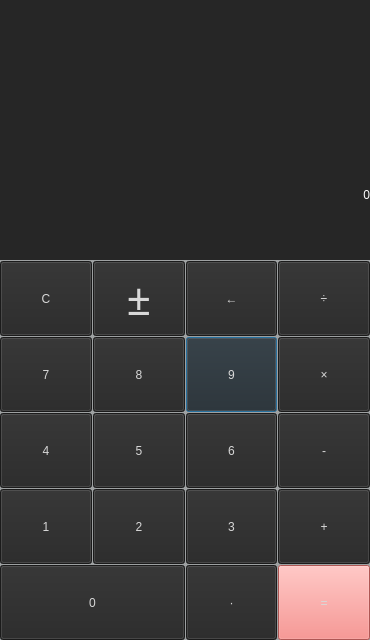
<?xml version="1.0" encoding="UTF-8"?>
<ui version="4.0">
 <class>CalculatorClass</class>
 <widget class="QDialog" name="CalculatorClass">
  <property name="enabled">
   <bool>true</bool>
  </property>
  <property name="geometry">
   <rect>
    <x>0</x>
    <y>0</y>
    <width>370</width>
    <height>640</height>
   </rect>
  </property>
  <property name="minimumSize">
   <size>
    <width>370</width>
    <height>640</height>
   </size>
  </property>
  <property name="maximumSize">
   <size>
    <width>740</width>
    <height>1280</height>
   </size>
  </property>
  <property name="windowTitle">
   <string>计算器</string>
  </property>
  <property name="toolTipDuration">
   <number>0</number>
  </property>
  <property name="styleSheet">
   <string notr="true">background-color: rgb(158, 161, 162);</string>
  </property>
  <layout class="QVBoxLayout" name="verticalLayout" stretch="130,130,380">
   <property name="spacing">
    <number>0</number>
   </property>
   <property name="leftMargin">
    <number>0</number>
   </property>
   <property name="topMargin">
    <number>0</number>
   </property>
   <property name="rightMargin">
    <number>0</number>
   </property>
   <property name="bottomMargin">
    <number>0</number>
   </property>
   <item>
    <layout class="QHBoxLayout" name="horizontalLayout" stretch="1,20">
     <property name="spacing">
      <number>0</number>
     </property>
     <item>
      <widget class="QLabel" name="label">
       <property name="sizePolicy">
        <sizepolicy hsizetype="Ignored" vsizetype="Ignored">
         <horstretch>0</horstretch>
         <verstretch>0</verstretch>
        </sizepolicy>
       </property>
       <property name="styleSheet">
        <string notr="true">background-color: rgb(38, 38, 38);
font: 18pt &quot;Agency FB&quot;;
color: rgb(216, 216, 216);</string>
       </property>
       <property name="text">
        <string/>
       </property>
      </widget>
     </item>
     <item>
      <widget class="QLabel" name="input">
       <property name="styleSheet">
        <string notr="true">background-color: rgb(38, 38, 38);
font: 18pt &quot;Agency FB&quot;;
color: rgb(158, 161, 162);</string>
       </property>
       <property name="text">
        <string/>
       </property>
       <property name="alignment">
        <set>Qt::AlignLeading|Qt::AlignLeft|Qt::AlignVCenter</set>
       </property>
      </widget>
     </item>
    </layout>
   </item>
   <item>
    <widget class="QLabel" name="output">
     <property name="styleSheet">
      <string notr="true">font: 48pt &quot;Agency FB&quot;;
background-color: rgb(38, 38, 38);
color: rgb(252, 252, 252);</string>
     </property>
     <property name="text">
      <string>0</string>
     </property>
     <property name="alignment">
      <set>Qt::AlignRight|Qt::AlignTrailing|Qt::AlignVCenter</set>
     </property>
    </widget>
   </item>
   <item>
    <layout class="QGridLayout" name="gridLayout">
     <property name="sizeConstraint">
      <enum>QLayout::SetNoConstraint</enum>
     </property>
     <property name="leftMargin">
      <number>0</number>
     </property>
     <property name="topMargin">
      <number>1</number>
     </property>
     <property name="rightMargin">
      <number>0</number>
     </property>
     <property name="bottomMargin">
      <number>0</number>
     </property>
     <property name="spacing">
      <number>1</number>
     </property>
     <item row="1" column="2">
      <widget class="QPushButton" name="btn_9">
       <property name="sizePolicy">
        <sizepolicy hsizetype="Ignored" vsizetype="Ignored">
         <horstretch>0</horstretch>
         <verstretch>0</verstretch>
        </sizepolicy>
       </property>
       <property name="styleSheet">
        <string notr="true">QPushButton{
	background-color: rgb(38, 38, 38);
	font: 22pt &quot;Agency FB&quot;;
	color: rgb(216, 216, 216);
}
QPushButton:hover{background-color: rgb(58, 58, 58);}
QPushButton:pressed{background-color: rgb(28, 28, 28);}</string>
       </property>
       <property name="text">
        <string>9</string>
       </property>
      </widget>
     </item>
     <item row="3" column="1">
      <widget class="QPushButton" name="btn_2">
       <property name="sizePolicy">
        <sizepolicy hsizetype="Ignored" vsizetype="Ignored">
         <horstretch>0</horstretch>
         <verstretch>0</verstretch>
        </sizepolicy>
       </property>
       <property name="styleSheet">
        <string notr="true">QPushButton{
	background-color: rgb(38, 38, 38);
	font: 22pt &quot;Agency FB&quot;;
	color: rgb(216, 216, 216);
}
QPushButton:hover{background-color: rgb(58, 58, 58);}
QPushButton:pressed{background-color: rgb(28, 28, 28);}</string>
       </property>
       <property name="text">
        <string>2</string>
       </property>
      </widget>
     </item>
     <item row="5" column="0" colspan="2">
      <widget class="QPushButton" name="btn_0">
       <property name="sizePolicy">
        <sizepolicy hsizetype="Ignored" vsizetype="Ignored">
         <horstretch>0</horstretch>
         <verstretch>0</verstretch>
        </sizepolicy>
       </property>
       <property name="styleSheet">
        <string notr="true">QPushButton{
	background-color: rgb(38, 38, 38);
	font: 22pt &quot;Agency FB&quot;;
	color: rgb(216, 216, 216);
}
QPushButton:hover{background-color: rgb(58, 58, 58);}
QPushButton:pressed{background-color: rgb(28, 28, 28);}
</string>
       </property>
       <property name="text">
        <string>0</string>
       </property>
      </widget>
     </item>
     <item row="5" column="2">
      <widget class="QPushButton" name="btn_dot">
       <property name="sizePolicy">
        <sizepolicy hsizetype="Ignored" vsizetype="Ignored">
         <horstretch>0</horstretch>
         <verstretch>0</verstretch>
        </sizepolicy>
       </property>
       <property name="styleSheet">
        <string notr="true">QPushButton{
	background-color: rgb(38, 38, 38);
	font: 22pt &quot;Agency FB&quot;;
	color: rgb(216, 216, 216);
}
QPushButton:hover{background-color: rgb(58, 58, 58);}
QPushButton:pressed{background-color: rgb(28, 28, 28);}
</string>
       </property>
       <property name="text">
        <string>·</string>
       </property>
      </widget>
     </item>
     <item row="5" column="4">
      <widget class="QPushButton" name="btn_equal">
       <property name="sizePolicy">
        <sizepolicy hsizetype="Ignored" vsizetype="Ignored">
         <horstretch>0</horstretch>
         <verstretch>0</verstretch>
        </sizepolicy>
       </property>
       <property name="styleSheet">
        <string notr="true">QPushButton{
	background-color: rgb(245, 122, 117);
	font: 32pt &quot;Agency FB&quot;;
	color: rgb(216, 216, 216);
}
QPushButton:hover{background-color: rgb(255, 138, 132);}
QPushButton:pressed{background-color: rgb(235, 112, 107);}</string>
       </property>
       <property name="text">
        <string>=</string>
       </property>
      </widget>
     </item>
     <item row="2" column="2">
      <widget class="QPushButton" name="btn_6">
       <property name="sizePolicy">
        <sizepolicy hsizetype="Ignored" vsizetype="Ignored">
         <horstretch>0</horstretch>
         <verstretch>0</verstretch>
        </sizepolicy>
       </property>
       <property name="styleSheet">
        <string notr="true">QPushButton{
	background-color: rgb(38, 38, 38);
	font: 22pt &quot;Agency FB&quot;;
	color: rgb(216, 216, 216);
}
QPushButton:hover{background-color: rgb(58, 58, 58);}
QPushButton:pressed{background-color: rgb(28, 28, 28);}</string>
       </property>
       <property name="text">
        <string>6</string>
       </property>
      </widget>
     </item>
     <item row="0" column="1">
      <widget class="QPushButton" name="btn_sign">
       <property name="sizePolicy">
        <sizepolicy hsizetype="Ignored" vsizetype="Ignored">
         <horstretch>0</horstretch>
         <verstretch>0</verstretch>
        </sizepolicy>
       </property>
       <property name="font">
        <font>
         <family>Agency FB</family>
         <pointsize>32</pointsize>
         <weight>50</weight>
         <italic>false</italic>
         <bold>false</bold>
        </font>
       </property>
       <property name="styleSheet">
        <string notr="true">QPushButton{
	background-color: rgb(38, 38, 38);
	font: 32pt &quot;Agency FB&quot;;
	color: rgb(216, 216, 216);
}
QPushButton:hover{background-color: rgb(58, 58, 58);}
QPushButton:pressed{background-color: rgb(28, 28, 28);}
</string>
       </property>
       <property name="text">
        <string>±</string>
       </property>
      </widget>
     </item>
     <item row="1" column="0">
      <widget class="QPushButton" name="btn_7">
       <property name="sizePolicy">
        <sizepolicy hsizetype="Ignored" vsizetype="Ignored">
         <horstretch>0</horstretch>
         <verstretch>0</verstretch>
        </sizepolicy>
       </property>
       <property name="styleSheet">
        <string notr="true">QPushButton{
	background-color: rgb(38, 38, 38);
	font: 22pt &quot;Agency FB&quot;;
	color: rgb(216, 216, 216);
}
QPushButton:hover{background-color: rgb(58, 58, 58);}
QPushButton:pressed{background-color: rgb(28, 28, 28);}</string>
       </property>
       <property name="text">
        <string>7</string>
       </property>
      </widget>
     </item>
     <item row="3" column="2">
      <widget class="QPushButton" name="btn_3">
       <property name="sizePolicy">
        <sizepolicy hsizetype="Ignored" vsizetype="Ignored">
         <horstretch>0</horstretch>
         <verstretch>0</verstretch>
        </sizepolicy>
       </property>
       <property name="styleSheet">
        <string notr="true">QPushButton{
	background-color: rgb(38, 38, 38);
	font: 22pt &quot;Agency FB&quot;;
	color: rgb(216, 216, 216);
}
QPushButton:hover{background-color: rgb(58, 58, 58);}
QPushButton:pressed{background-color: rgb(28, 28, 28);}</string>
       </property>
       <property name="text">
        <string>3</string>
       </property>
      </widget>
     </item>
     <item row="0" column="2">
      <widget class="QPushButton" name="btn_del">
       <property name="sizePolicy">
        <sizepolicy hsizetype="Ignored" vsizetype="Ignored">
         <horstretch>0</horstretch>
         <verstretch>0</verstretch>
        </sizepolicy>
       </property>
       <property name="styleSheet">
        <string notr="true">QPushButton{
	background-color: rgb(38, 38, 38);
	font: 24pt &quot;Agency FB&quot;;
	color: rgb(216, 216, 216);
}
QPushButton:hover{background-color: rgb(58, 58, 58);}
QPushButton:pressed{background-color: rgb(28, 28, 28);}
</string>
       </property>
       <property name="text">
        <string>←</string>
       </property>
      </widget>
     </item>
     <item row="2" column="0">
      <widget class="QPushButton" name="btn_4">
       <property name="sizePolicy">
        <sizepolicy hsizetype="Ignored" vsizetype="Ignored">
         <horstretch>0</horstretch>
         <verstretch>0</verstretch>
        </sizepolicy>
       </property>
       <property name="styleSheet">
        <string notr="true">QPushButton{
	background-color: rgb(38, 38, 38);
	font: 22pt &quot;Agency FB&quot;;
	color: rgb(216, 216, 216);
}
QPushButton:hover{background-color: rgb(58, 58, 58);}
QPushButton:pressed{background-color: rgb(28, 28, 28);}</string>
       </property>
       <property name="text">
        <string>4</string>
       </property>
      </widget>
     </item>
     <item row="2" column="1">
      <widget class="QPushButton" name="btn_5">
       <property name="sizePolicy">
        <sizepolicy hsizetype="Ignored" vsizetype="Ignored">
         <horstretch>0</horstretch>
         <verstretch>0</verstretch>
        </sizepolicy>
       </property>
       <property name="styleSheet">
        <string notr="true">QPushButton{
	background-color: rgb(38, 38, 38);
	font: 22pt &quot;Agency FB&quot;;
	color: rgb(216, 216, 216);
}
QPushButton:hover{background-color: rgb(58, 58, 58);}
QPushButton:pressed{background-color: rgb(28, 28, 28);}</string>
       </property>
       <property name="text">
        <string>5</string>
       </property>
      </widget>
     </item>
     <item row="3" column="0">
      <widget class="QPushButton" name="btn_1">
       <property name="sizePolicy">
        <sizepolicy hsizetype="Ignored" vsizetype="Ignored">
         <horstretch>0</horstretch>
         <verstretch>0</verstretch>
        </sizepolicy>
       </property>
       <property name="styleSheet">
        <string notr="true">QPushButton{
	background-color: rgb(38, 38, 38);
	font: 22pt &quot;Agency FB&quot;;
	color: rgb(216, 216, 216);
}
QPushButton:hover{background-color: rgb(58, 58, 58);}
QPushButton:pressed{background-color: rgb(28, 28, 28);}</string>
       </property>
       <property name="text">
        <string>1</string>
       </property>
      </widget>
     </item>
     <item row="0" column="0">
      <widget class="QPushButton" name="btn_clear">
       <property name="sizePolicy">
        <sizepolicy hsizetype="Ignored" vsizetype="Ignored">
         <horstretch>0</horstretch>
         <verstretch>0</verstretch>
        </sizepolicy>
       </property>
       <property name="styleSheet">
        <string notr="true">QPushButton{
	background-color: rgb(38, 38, 38);
	font: 22pt &quot;Agency FB&quot;;
	color: rgb(216, 216, 216);
}
QPushButton:hover{background-color: rgb(58, 58, 58);}
QPushButton:pressed{background-color: rgb(28, 28, 28);}
</string>
       </property>
       <property name="text">
        <string>C</string>
       </property>
      </widget>
     </item>
     <item row="2" column="4">
      <widget class="QPushButton" name="btn_sub">
       <property name="sizePolicy">
        <sizepolicy hsizetype="Ignored" vsizetype="Ignored">
         <horstretch>0</horstretch>
         <verstretch>0</verstretch>
        </sizepolicy>
       </property>
       <property name="styleSheet">
        <string notr="true">QPushButton{
	background-color: rgb(38, 38, 38);
	font: 32pt &quot;Agency FB&quot;;
	color: rgb(216, 216, 216);
}
QPushButton:hover{background-color: rgb(58, 58, 58);}
QPushButton:pressed{background-color: rgb(28, 28, 28);}
</string>
       </property>
       <property name="text">
        <string>-</string>
       </property>
      </widget>
     </item>
     <item row="0" column="4">
      <widget class="QPushButton" name="btn_div">
       <property name="sizePolicy">
        <sizepolicy hsizetype="Ignored" vsizetype="Ignored">
         <horstretch>0</horstretch>
         <verstretch>0</verstretch>
        </sizepolicy>
       </property>
       <property name="styleSheet">
        <string notr="true">QPushButton{
	background-color: rgb(38, 38, 38);
	font: 32pt &quot;Agency FB&quot;;
	color: rgb(216, 216, 216);
}
QPushButton:hover{background-color: rgb(58, 58, 58);}
QPushButton:pressed{background-color: rgb(28, 28, 28);}
</string>
       </property>
       <property name="text">
        <string>÷</string>
       </property>
      </widget>
     </item>
     <item row="1" column="1">
      <widget class="QPushButton" name="btn_8">
       <property name="sizePolicy">
        <sizepolicy hsizetype="Ignored" vsizetype="Ignored">
         <horstretch>0</horstretch>
         <verstretch>0</verstretch>
        </sizepolicy>
       </property>
       <property name="styleSheet">
        <string notr="true">QPushButton{
	background-color: rgb(38, 38, 38);
	font: 22pt &quot;Agency FB&quot;;
	color: rgb(216, 216, 216);
}
QPushButton:hover{background-color: rgb(58, 58, 58);}
QPushButton:pressed{background-color: rgb(28, 28, 28);}</string>
       </property>
       <property name="text">
        <string>8</string>
       </property>
      </widget>
     </item>
     <item row="3" column="4">
      <widget class="QPushButton" name="btn_add">
       <property name="sizePolicy">
        <sizepolicy hsizetype="Ignored" vsizetype="Ignored">
         <horstretch>0</horstretch>
         <verstretch>0</verstretch>
        </sizepolicy>
       </property>
       <property name="styleSheet">
        <string notr="true">QPushButton{
	background-color: rgb(38, 38, 38);
	font: 32pt &quot;Agency FB&quot;;
	color: rgb(216, 216, 216);
}
QPushButton:hover{background-color: rgb(58, 58, 58);}
QPushButton:pressed{background-color: rgb(28, 28, 28);}
</string>
       </property>
       <property name="text">
        <string>+</string>
       </property>
      </widget>
     </item>
     <item row="1" column="4">
      <widget class="QPushButton" name="btn_mul">
       <property name="sizePolicy">
        <sizepolicy hsizetype="Ignored" vsizetype="Ignored">
         <horstretch>0</horstretch>
         <verstretch>0</verstretch>
        </sizepolicy>
       </property>
       <property name="styleSheet">
        <string notr="true">QPushButton{
	background-color: rgb(38, 38, 38);
	font: 32pt &quot;Agency FB&quot;;
	color: rgb(216, 216, 216);
}
QPushButton:hover{background-color: rgb(58, 58, 58);}
QPushButton:pressed{background-color: rgb(28, 28, 28);}
</string>
       </property>
       <property name="text">
        <string>×</string>
       </property>
      </widget>
     </item>
    </layout>
   </item>
  </layout>
 </widget>
 <layoutdefault spacing="6" margin="11"/>
 <resources>
  <include location="calculator.qrc"/>
 </resources>
 <connections/>
</ui>
